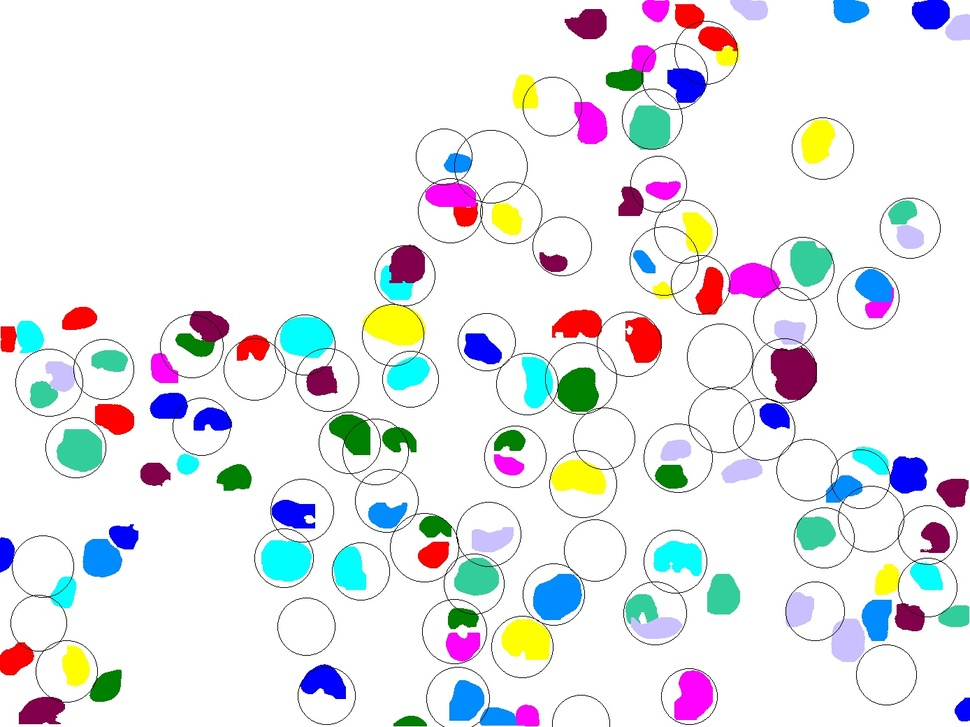
#> input picture Masks/CHO/13-3IF_CHO_Branco_Alt.tif.jpg, 970 x 727 px, shrunk from 1388 x 1040 before the run, found by its file name; its folder holds 4 pictures in this run
$ python get_blue_channel.py
#> lines starting #> are read from the running program, lines starting #| are printed output that depends on the picture
# -*- coding: utf-8 -*-
"""
Created on Sat Dec 14 10:20:57 2019

@author: Hemaxi
"""

'''Extract the blue channel from the RGB images.'''

#import the packages
import os
import numpy as np
import cv2

#image directory
imgs_dir = r'C:\Users\hemax\Desktop\Imagens_Membrana\CHO'
#directory to save the blue component of the images
save_dir = r'C:\Users\hemax\Desktop\Imagens_Membrana\CHO_blue'

# run through the directory
for img in os.listdir(imgs_dir):
    #read the image
    image = cv2.imread(os.path.join(imgs_dir, img))
#> image is the input picture: shape (727, 970, 3); mean B, G, R 236.4, 233.1, 231.4
    #extract the blue channel
    image_blue = image[:,:,0]
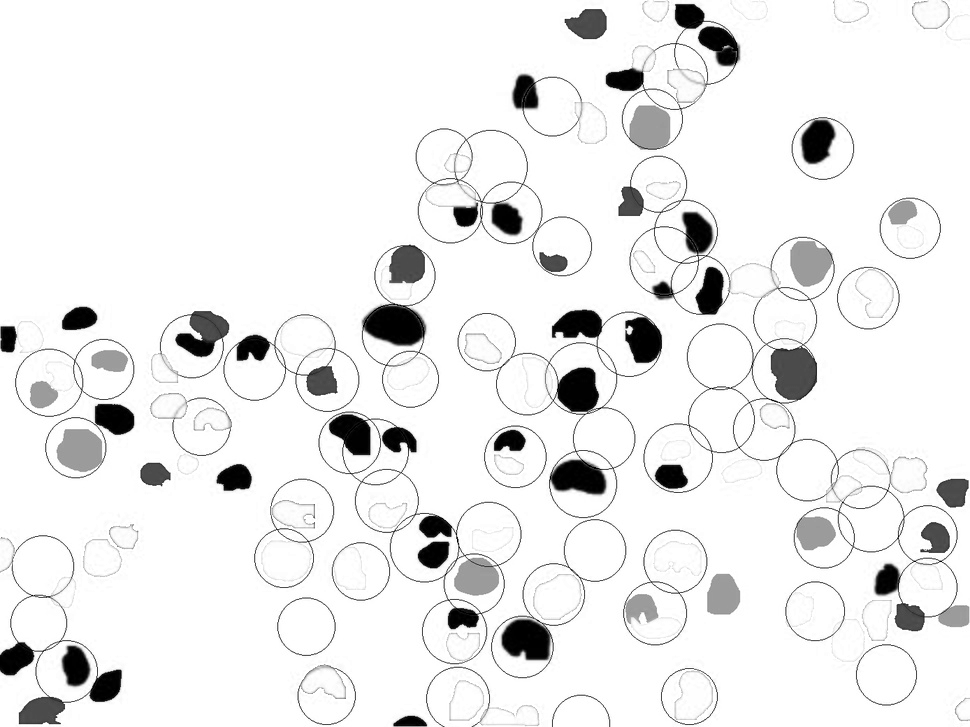
#> image_blue: shape (727, 970); min 0, max 255, mean 236.4
    #save the image corresponding to the blue channel
    cv2.imwrite(os.path.join(save_dir, img), image_blue)
#> pass 2 of the loop `for img in os.listdir(imgs_dir):`:
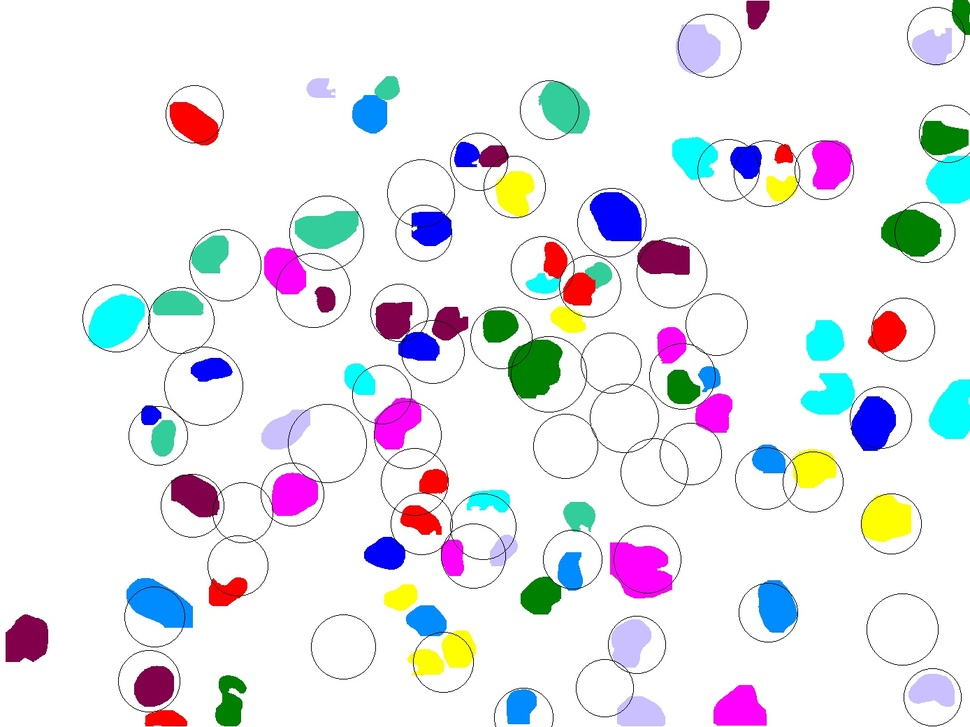
#> input picture Masks/CHO/17-3IF_CHO_WT_Alt.tif.jpg, 970 x 727 px, shrunk from 1388 x 1040 before the run, found by its file name
#> image is the input picture: shape (727, 970, 3); mean B, G, R 238.3, 232.8, 232.2
#> `image_blue = image[:,:,0]`:
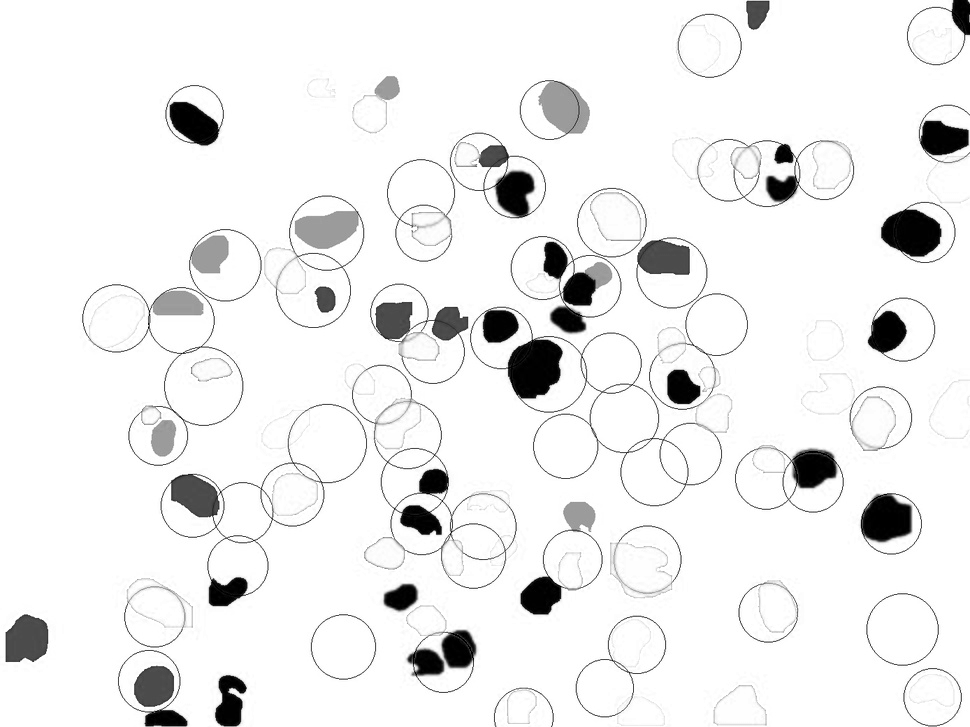
#> image_blue: shape (727, 970); min 0, max 255, mean 238.3
#> pass 3 of the loop `for img in os.listdir(imgs_dir):`:
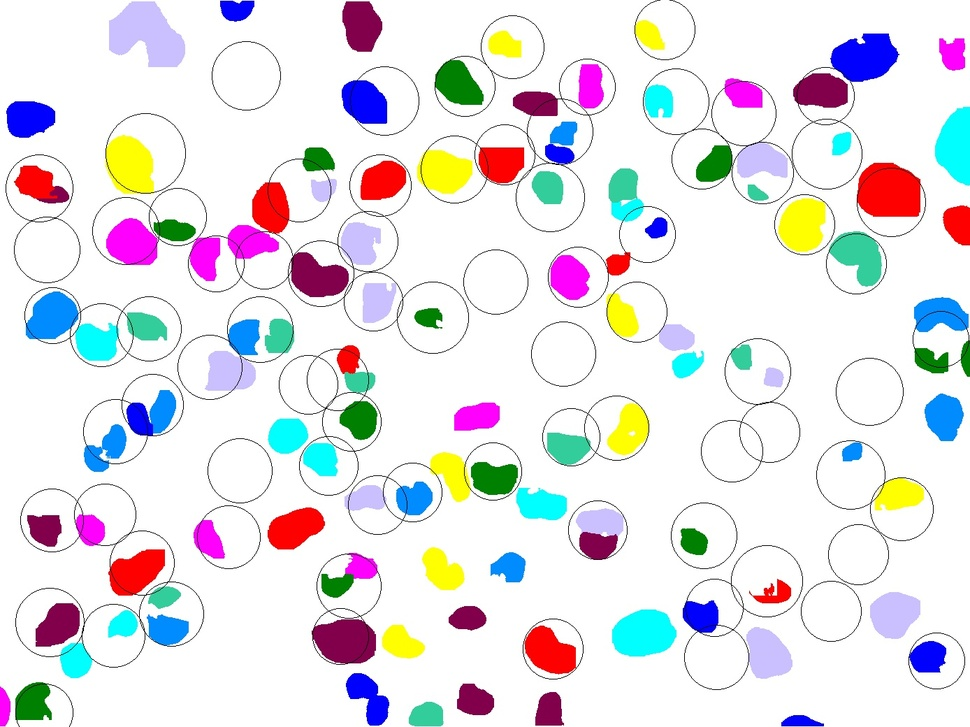
#> input picture Masks/CHO/19-3IF_CHO_WT_Alt.tif.jpg, 970 x 727 px, shrunk from 1388 x 1040 before the run, found by its file name
#> image is the input picture: shape (727, 970, 3); mean B, G, R 231, 226.5, 228.3
#> `image_blue = image[:,:,0]`:
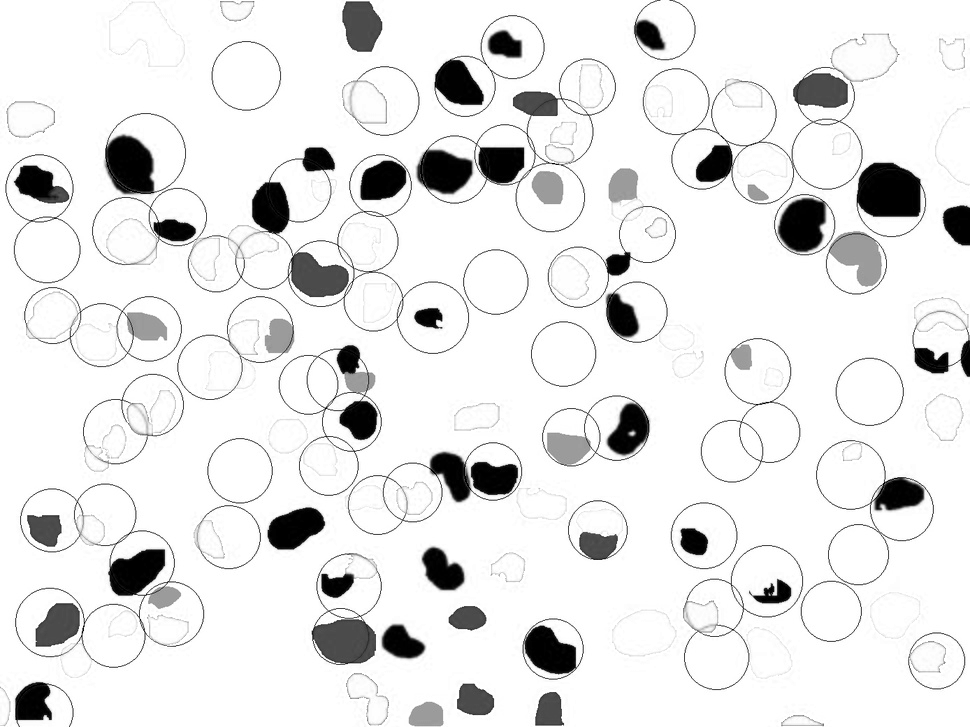
#> image_blue: shape (727, 970); min 0, max 255, mean 231
#> the loop made 4 passes; the first 3 are shown
